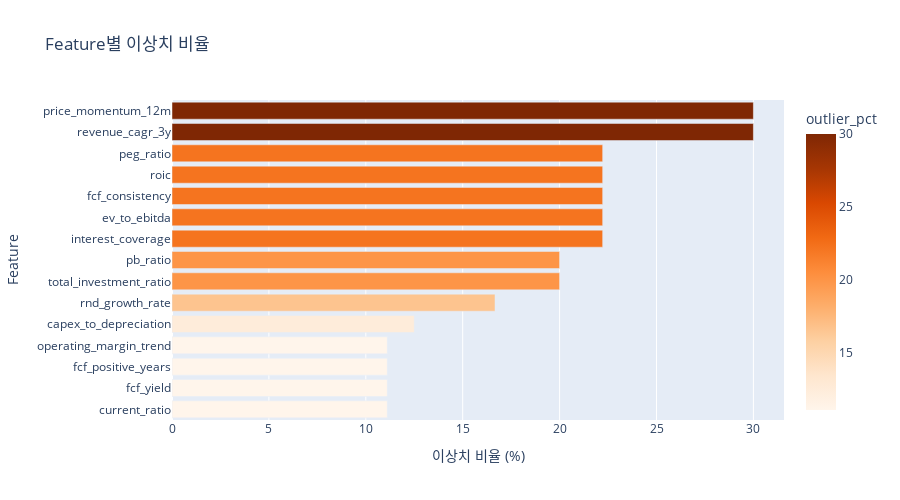

This figure's notebook cell:
### Code cell
# 이상치 비율 시각화 (Plotly)
outlier_top = outlier_df.head(15)

fig = px.bar(   
    outlier_top,
    x='outlier_pct',
    y='feature',
    orientation='h',
    title='Feature별 이상치 비율',
    color='outlier_pct',
    color_continuous_scale='Oranges'
)
fig.update_layout(
    yaxis={'categoryorder': 'total ascending'},
    xaxis_title='이상치 비율 (%)',
    yaxis_title='Feature',
    height=500,
    showlegend=False
)
fig.show()

### Figure 1 — Plotly figure (JSON) as saved in the notebook; plotly's stock layout.template omitted (floating-point values rounded to 4 significant figures)
{"data": [{"alignmentgroup": "True", "hovertemplate": "outlier_pct=%{marker.color}<br>feature=%{y}<extra></extra>", "legendgroup": "", "marker": {"color": [30, 30, 22.22, 22.22, 22.22, 22.22, 22.22, 20, 20, 16.67, 12.5, 11.11, 11.11, 11.11, 11.11], "coloraxis": "coloraxis", "pattern": {"shape": ""}}, "name": "", "offsetgroup": "", "orientation": "h", "showlegend": false, "textposition": "auto", "type": "bar", "x": [30, 30, 22.22, 22.22, 22.22, 22.22, 22.22, 20, 20, 16.67, 12.5, 11.11, 11.11, 11.11, 11.11], "xaxis": "x", "y": ["revenue_cagr_3y", "price_momentum_12m", "interest_coverage", "ev_to_ebitda", "fcf_consistency", "roic", "peg_ratio", "total_investment_ratio", "pb_ratio", "rnd_growth_rate", "capex_to_depreciation", "current_ratio", "fcf_yield", "fcf_positive_years", "operating_margin_trend"], "yaxis": "y"}], "layout": {"barmode": "relative", "coloraxis": {"colorbar": {"title": {"text": "outlier_pct"}}, "colorscale": [[0, "rgb(255,245,235)"], [0.125, "rgb(254,230,206)"], [0.25, "rgb(253,208,162)"], [0.375, "rgb(253,174,107)"], [0.5, "rgb(253,141,60)"], [0.625, "rgb(241,105,19)"], [0.75, "rgb(217,72,1)"], [0.875, "rgb(166,54,3)"], [1, "rgb(127,39,4)"]]}, "height": 500, "legend": {"tracegroupgap": 0}, "showlegend": false, "title": {"text": "Feature별 이상치 비율"}, "xaxis": {"anchor": "y", "domain": [0, 1], "title": {"text": "이상치 비율 (%)"}}, "yaxis": {"anchor": "x", "categoryorder": "total ascending", "domain": [0, 1], "title": {"text": "Feature"}}}}
